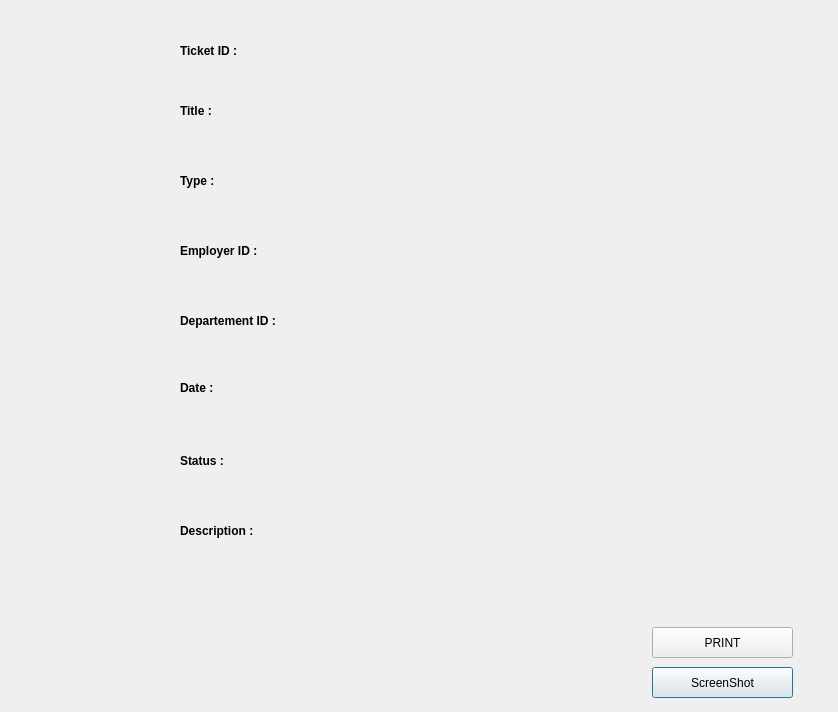
<?xml version="1.0" encoding="UTF-8"?>
<ui version="4.0">
 <class>details</class>
 <widget class="QDialog" name="details">
  <property name="geometry">
   <rect>
    <x>0</x>
    <y>0</y>
    <width>838</width>
    <height>712</height>
   </rect>
  </property>
  <property name="windowTitle">
   <string>Dialog</string>
  </property>
  <widget class="QPushButton" name="screenshotButton">
   <property name="geometry">
    <rect>
     <x>652</x>
     <y>667</y>
     <width>141</width>
     <height>31</height>
    </rect>
   </property>
   <property name="text">
    <string>ScreenShot</string>
   </property>
  </widget>
  <widget class="QPushButton" name="pb_print">
   <property name="geometry">
    <rect>
     <x>652</x>
     <y>627</y>
     <width>141</width>
     <height>31</height>
    </rect>
   </property>
   <property name="text">
    <string>PRINT</string>
   </property>
  </widget>
  <widget class="QWidget" name="widgetConteneur" native="true">
   <property name="geometry">
    <rect>
     <x>20</x>
     <y>0</y>
     <width>781</width>
     <height>621</height>
    </rect>
   </property>
   <widget class="QLabel" name="label_4">
    <property name="geometry">
     <rect>
      <x>160</x>
      <y>230</y>
      <width>121</width>
      <height>41</height>
     </rect>
    </property>
    <property name="styleSheet">
     <string notr="true">QLabel {
    color: #000000;                /* Couleur noire */
    font-weight: bold;             /* Texte en gras (facultatif) */
}
</string>
    </property>
    <property name="text">
     <string>Employer ID :</string>
    </property>
   </widget>
   <widget class="QLabel" name="Statue">
    <property name="geometry">
     <rect>
      <x>360</x>
      <y>440</y>
      <width>291</width>
      <height>31</height>
     </rect>
    </property>
    <property name="styleSheet">
     <string notr="true"/>
    </property>
    <property name="text">
     <string/>
    </property>
   </widget>
   <widget class="QLabel" name="label">
    <property name="geometry">
     <rect>
      <x>160</x>
      <y>30</y>
      <width>121</width>
      <height>41</height>
     </rect>
    </property>
    <property name="styleSheet">
     <string notr="true">QLabel {
    color: #000000;                /* Couleur noire */
    font-weight: bold;             /* Texte en gras (facultatif) */
}
</string>
    </property>
    <property name="text">
     <string>Ticket ID :</string>
    </property>
   </widget>
   <widget class="QLabel" name="label_7">
    <property name="geometry">
     <rect>
      <x>160</x>
      <y>90</y>
      <width>121</width>
      <height>41</height>
     </rect>
    </property>
    <property name="styleSheet">
     <string notr="true">QLabel {
    color: #000000;                /* Couleur noire */
    font-weight: bold;             /* Texte en gras (facultatif) */
}
</string>
    </property>
    <property name="text">
     <string>Title :</string>
    </property>
   </widget>
   <widget class="QLabel" name="ID_Dep">
    <property name="geometry">
     <rect>
      <x>360</x>
      <y>300</y>
      <width>291</width>
      <height>41</height>
     </rect>
    </property>
    <property name="styleSheet">
     <string notr="true"/>
    </property>
    <property name="text">
     <string/>
    </property>
   </widget>
   <widget class="QLabel" name="ID_Emp">
    <property name="geometry">
     <rect>
      <x>360</x>
      <y>230</y>
      <width>291</width>
      <height>41</height>
     </rect>
    </property>
    <property name="styleSheet">
     <string notr="true"/>
    </property>
    <property name="text">
     <string/>
    </property>
   </widget>
   <widget class="QLabel" name="Desc">
    <property name="geometry">
     <rect>
      <x>360</x>
      <y>490</y>
      <width>411</width>
      <height>91</height>
     </rect>
    </property>
    <property name="styleSheet">
     <string notr="true"/>
    </property>
    <property name="text">
     <string/>
    </property>
   </widget>
   <widget class="QLabel" name="label_5">
    <property name="geometry">
     <rect>
      <x>160</x>
      <y>440</y>
      <width>121</width>
      <height>41</height>
     </rect>
    </property>
    <property name="styleSheet">
     <string notr="true">QLabel {
    color: #000000;                /* Couleur noire */
    font-weight: bold;             /* Texte en gras (facultatif) */
}
</string>
    </property>
    <property name="text">
     <string>Status :</string>
    </property>
   </widget>
   <widget class="QLabel" name="label_6">
    <property name="geometry">
     <rect>
      <x>160</x>
      <y>510</y>
      <width>121</width>
      <height>41</height>
     </rect>
    </property>
    <property name="styleSheet">
     <string notr="true">QLabel {
    color: #000000;                /* Couleur noire */
    font-weight: bold;             /* Texte en gras (facultatif) */
}
</string>
    </property>
    <property name="text">
     <string>Description :</string>
    </property>
   </widget>
   <widget class="QLabel" name="ID_Ticket">
    <property name="geometry">
     <rect>
      <x>360</x>
      <y>40</y>
      <width>291</width>
      <height>31</height>
     </rect>
    </property>
    <property name="styleSheet">
     <string notr="true"/>
    </property>
    <property name="text">
     <string/>
    </property>
   </widget>
   <widget class="QLabel" name="Titre">
    <property name="geometry">
     <rect>
      <x>360</x>
      <y>90</y>
      <width>291</width>
      <height>31</height>
     </rect>
    </property>
    <property name="styleSheet">
     <string notr="true"/>
    </property>
    <property name="text">
     <string/>
    </property>
   </widget>
   <widget class="QLabel" name="label_2">
    <property name="geometry">
     <rect>
      <x>160</x>
      <y>300</y>
      <width>121</width>
      <height>41</height>
     </rect>
    </property>
    <property name="styleSheet">
     <string notr="true">QLabel {
    color: #000000;                /* Couleur noire */
    font-weight: bold;             /* Texte en gras (facultatif) */
}
</string>
    </property>
    <property name="text">
     <string>Departement ID :</string>
    </property>
   </widget>
   <widget class="QLabel" name="label_8">
    <property name="geometry">
     <rect>
      <x>160</x>
      <y>380</y>
      <width>56</width>
      <height>16</height>
     </rect>
    </property>
    <property name="styleSheet">
     <string notr="true">QLabel {
    color: #000000;                /* Couleur noire */
    font-weight: bold;             /* Texte en gras (facultatif) */
}
</string>
    </property>
    <property name="text">
     <string>Date :</string>
    </property>
   </widget>
   <widget class="QLabel" name="Type">
    <property name="geometry">
     <rect>
      <x>360</x>
      <y>160</y>
      <width>291</width>
      <height>31</height>
     </rect>
    </property>
    <property name="styleSheet">
     <string notr="true"/>
    </property>
    <property name="text">
     <string/>
    </property>
   </widget>
   <widget class="QLabel" name="label_3">
    <property name="geometry">
     <rect>
      <x>160</x>
      <y>160</y>
      <width>121</width>
      <height>41</height>
     </rect>
    </property>
    <property name="styleSheet">
     <string notr="true">QLabel {
    color: #000000;                /* Couleur noire */
    font-weight: bold;             /* Texte en gras (facultatif) */
}
</string>
    </property>
    <property name="text">
     <string>Type :</string>
    </property>
   </widget>
   <widget class="QLabel" name="Date">
    <property name="geometry">
     <rect>
      <x>360</x>
      <y>370</y>
      <width>291</width>
      <height>41</height>
     </rect>
    </property>
    <property name="styleSheet">
     <string notr="true"/>
    </property>
    <property name="text">
     <string/>
    </property>
   </widget>
  </widget>
 </widget>
 <resources/>
 <connections/>
</ui>
